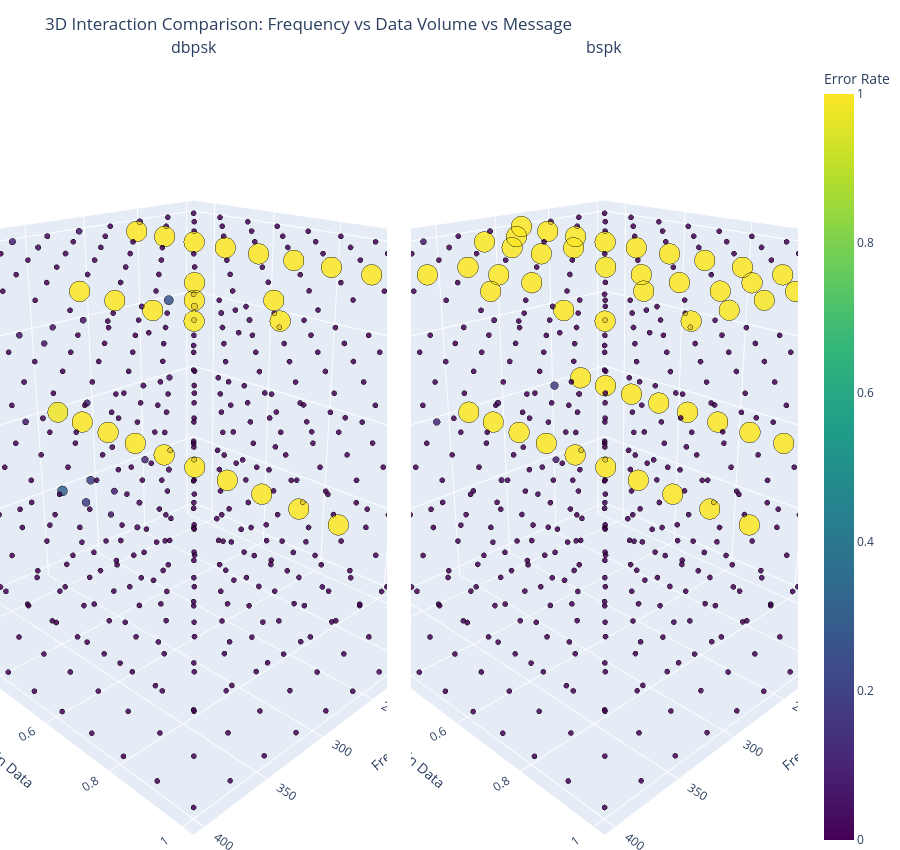

Source (notebook cell):
### Markdown cell above
## 3D Interaction: Frequency, Data Volume, and Message (Comparison)
This figure is split into two 3D panels:
- Column A: `csv_path` (actual pipeline output)
- Column B: `no_audio_compression` (best-case reference)
Color and marker size encode `error_rate` (lower is better).

### Code cell
import plotly.graph_objects as go
from plotly.subplots import make_subplots


def _prepare_3d_plot_df(df: DataFrame) -> tuple[DataFrame, list[str]]:
    plot_df = prepare_plot_df(df).copy()
    plot_df["error_rate_clipped"] = plot_df["error_rate"].clip(0, 1)
    plot_df["marker_size"] = 6 + plot_df["error_rate_clipped"] * 18

    message_order = plot_df["message_label"].drop_duplicates().tolist()
    message_to_idx = {message: idx for idx, message in enumerate(message_order)}
    plot_df["message_idx"] = plot_df["message_label"].map(message_to_idx)
    plot_df["message_short"] = plot_df["message_label"].map(
        lambda m: shorten_message(m, 40)
    )
    return plot_df, message_order


def _add_3d_trace(fig, plot_df: DataFrame, row: int, col: int, trace_name: str) -> None:
    fig.add_trace(
        go.Scatter3d(
            x=plot_df["frequency"],
            y=plot_df["volume_gain_data"],
            z=plot_df["message_idx"],
            mode="markers",
            name=trace_name,
            showlegend=False,
            marker={
                "size": plot_df["marker_size"],
                "color": plot_df["error_rate_clipped"],
                "coloraxis": "coloraxis",
                "opacity": 0.85,
                "line": {"width": 0.5, "color": "black"},
            },
            customdata=np.stack(
                [
                    plot_df["message_short"],
                    plot_df["error_rate"],
                    plot_df["volume_gain_data"],
                ],
                axis=-1,
            ),
            hovertemplate=(
                "Frequency=%{x}<br>"
                "Volume Gain Data=%{y:.6f}<br>"
                "Message=%{customdata[0]}<br>"
                "Error Rate=%{customdata[1]:.4f}<extra></extra>"
            ),
        ),
        row=row,
        col=col,
    )


def _scene_layout(message_order: list[str]) -> dict:
    return {
        "xaxis": {"title": "Frequency"},
        "yaxis": {"title": "Volume Gain Data"},
        "zaxis": {
            "title": "Message",
            "tickvals": list(range(len(message_order))),
            "ticktext": [shorten_message(message, 30) for message in message_order],
        },
        "camera": {"eye": {"x": 1.5, "y": 1.5, "z": 0.9}},
    }


plot_df_a, message_order_a = _prepare_3d_plot_df(df_first)
plot_df_b, message_order_b = _prepare_3d_plot_df(df_second)

fig = make_subplots(
    rows=1,
    cols=2,
    specs=[[{"type": "scene"}, {"type": "scene"}]],
    subplot_titles=(LABEL_FIRST, LABEL_SECOND),
    horizontal_spacing=0.03,
)

if not plot_df_a.empty:
    _add_3d_trace(fig, plot_df_a, row=1, col=1, trace_name="A")
if not plot_df_b.empty:
    _add_3d_trace(fig, plot_df_b, row=1, col=2, trace_name="B")

fig.update_layout(
    scene=_scene_layout(message_order_a),
    scene2=_scene_layout(message_order_b),
    coloraxis={
        "colorscale": "Viridis",
        "cmin": 0,
        "cmax": 1,
        "colorbar": {"title": "Error Rate"},
    },
    title="3D Interaction Comparison: Frequency vs Data Volume vs Message",
    margin={"l": 0, "r": 0, "t": 60, "b": 0},
    height=850,
)

fig.show()

### Figure 1 — Plotly figure (JSON) as saved in the notebook; plotly's stock layout.template omitted (floating-point values rounded to 4 significant figures; data arrays with more than 128 entries replaced by an {"elided": "..."} marker saying what was removed)
{"data": [{"customdata": {"elided": "500x3 mixed values"}, "hovertemplate": "Frequency=%{x}<br>Volume Gain Data=%{y:.6f}<br>Message=%{customdata[0]}<br>Error Rate=%{customdata[1]:.4f}<extra></extra>", "marker": {"color": {"elided": "500 float values"}, "coloraxis": "coloraxis", "line": {"color": "black", "width": 0.5}, "opacity": 0.85, "size": {"elided": "500 float values"}}, "mode": "markers", "name": "A", "scene": "scene", "showlegend": false, "type": "scatter3d", "x": {"elided": "500 int values"}, "y": {"elided": "500 float values"}, "z": {"elided": "500 int values"}}, {"customdata": {"elided": "500x3 mixed values"}, "hovertemplate": "Frequency=%{x}<br>Volume Gain Data=%{y:.6f}<br>Message=%{customdata[0]}<br>Error Rate=%{customdata[1]:.4f}<extra></extra>", "marker": {"color": {"elided": "500 float values"}, "coloraxis": "coloraxis", "line": {"color": "black", "width": 0.5}, "opacity": 0.85, "size": {"elided": "500 float values"}}, "mode": "markers", "name": "B", "scene": "scene2", "showlegend": false, "type": "scatter3d", "x": {"elided": "500 int values"}, "y": {"elided": "500 float values"}, "z": {"elided": "500 int values"}}], "layout": {"annotations": [{"font": {"size": 16}, "showarrow": false, "text": "dbpsk", "x": 0.2425, "xanchor": "center", "xref": "paper", "y": 1, "yanchor": "bottom", "yref": "paper"}, {"font": {"size": 16}, "showarrow": false, "text": "bspk", "x": 0.7575, "xanchor": "center", "xref": "paper", "y": 1, "yanchor": "bottom", "yref": "paper"}], "coloraxis": {"cmax": 1, "cmin": 0, "colorbar": {"title": {"text": "Error Rate"}}, "colorscale": [[0, "#440154"], [0.1111, "#482878"], [0.2222, "#3e4989"], [0.3333, "#31688e"], [0.4444, "#26828e"], [0.5556, "#1f9e89"], [0.6667, "#35b779"], [0.7778, "#6ece58"], [0.8889, "#b5de2b"], [1, "#fde725"]]}, "height": 850, "margin": {"b": 0, "l": 0, "r": 0, "t": 60}, "scene": {"camera": {"eye": {"x": 1.5, "y": 1.5, "z": 0.9}}, "domain": {"x": [0, 0.485], "y": [0, 1]}, "xaxis": {"title": {"text": "Frequency"}}, "yaxis": {"title": {"text": "Volume Gain Data"}}, "zaxis": {"ticktext": ["Hi!", "Hello world, this is a 1234...", "Special symbols: @#$%^&*+=_...", "Line breaks test: First lin...", "Long message: This is a sig..."], "tickvals": [0, 1, 2, 3, 4], "title": {"text": "Message"}}}, "scene2": {"camera": {"eye": {"x": 1.5, "y": 1.5, "z": 0.9}}, "domain": {"x": [0.515, 1], "y": [0, 1]}, "xaxis": {"title": {"text": "Frequency"}}, "yaxis": {"title": {"text": "Volume Gain Data"}}, "zaxis": {"ticktext": ["Hi!", "Hello world, this is a 1234...", "Special symbols: @#$%^&*+=_...", "Line breaks test: First lin...", "Long message: This is a sig..."], "tickvals": [0, 1, 2, 3, 4], "title": {"text": "Message"}}}, "title": {"text": "3D Interaction Comparison: Frequency vs Data Volume vs Message"}}}
